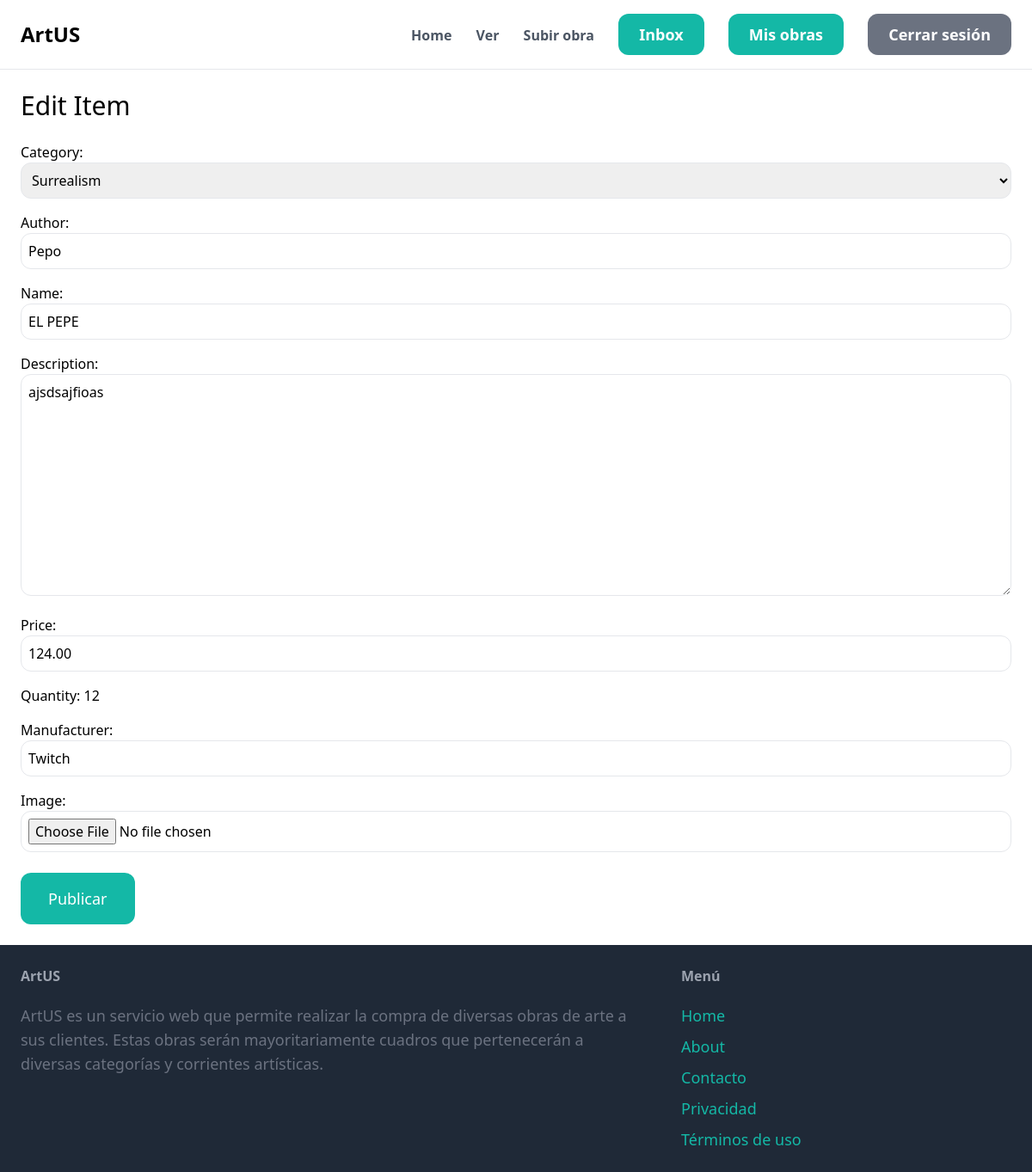
/product/12/edit/ (signed in), run on the app's committed database.
### product/models.py (models this page shows, shortened)
class Artwork(models.Model):
    name = models.CharField(max_length=100)
    description = models.TextField()
    author = models.CharField(max_length=100)
    category = models.CharField(max_length=100, choices=Category.choices, default=Category.PORTRAIT)
    price = models.DecimalField(max_digits=10, decimal_places=2)
    quantity = models.IntegerField()
    opinions = models.JSONField(null=True, blank=True)
    manufacturer = models.CharField(max_length=100)
    image = models.ImageField(upload_to='product_images', null=True, blank=True)
    class Meta:
        ordering = ['name']

### product/views.py (the view)
# urls.py: path('<int:pk>/edit/',views.edit,name='edit'),
@login_required
def edit(request, pk):
    obra= get_object_or_404(Artwork, pk=pk)
    if request.method == "POST":
        form= EditItemForm(request.POST, request.FILES, instance=obra)
        if form.is_valid():
            form.save()
            return redirect('product:detail', pk=obra.id)
    else:
        form = EditItemForm(instance=obra)
    return render(request, 'product/form.html',{
        'form': form,
        'title': 'Edit Item'})

### product/forms.py
class EditItemForm(forms.ModelForm):
    class Meta:
        model= Artwork
        fields= ('category','author','name','description','price', 'quantity', 'manufacturer','image' )
        widgets = {
            'category': forms.Select(attrs={
               'class': WIDGETS_STILES
            }),
            'author': forms.TextInput(attrs={
                'class': WIDGETS_STILES
            }),
            'name': forms.TextInput(attrs={
                'class': WIDGETS_STILES
            }),
            'description': forms.Textarea(attrs={
                'class': WIDGETS_STILES
            }),
            'price': forms.TextInput(attrs={
                'class': WIDGETS_STILES
            }),
             'manufacturer': forms.TextInput(attrs={
                'class': WIDGETS_STILES
            }),
            'image': forms.FileInput(attrs={
                'class': WIDGETS_STILES
            })
        }

### product/templates/product/form.html (shortened to what this page needs)
{% extends "core/base.html" %}
{% block content %}
<h1 class="mb-6 text-3xl"> {{title}} </h1>
<form method= "post" action="." enctype="multipart/form-data">
    <div class="space-y-4">
        {{ form.as_p }}
    </div>
    <button class="mt-6 py-4 px-8 text-lg bg-teal-500 hover:bg-teal-700 rounded-xl text-white">Publicar</button>
</form>
{% endblock%}

### data on the page
Artwork: category "Surrealism", author "Pepo", name "EL PEPE", description "ajsdsajfioas", price "124.00", quantity "12", manufacturer "Twitch"

### other printed values
{{ title }} "Edit Item"
